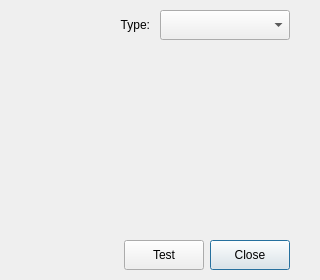
<?xml version="1.0" encoding="UTF-8"?>
<ui version="4.0">
 <class>CommCfger</class>
 <widget class="QDialog" name="CommCfger">
  <property name="geometry">
   <rect>
    <x>0</x>
    <y>0</y>
    <width>320</width>
    <height>280</height>
   </rect>
  </property>
  <property name="windowTitle">
   <string>Communication</string>
  </property>
  <widget class="QLabel" name="typesTag">
   <property name="geometry">
    <rect>
     <x>100</x>
     <y>10</y>
     <width>50</width>
     <height>30</height>
    </rect>
   </property>
   <property name="sizePolicy">
    <sizepolicy hsizetype="Preferred" vsizetype="Fixed">
     <horstretch>0</horstretch>
     <verstretch>0</verstretch>
    </sizepolicy>
   </property>
   <property name="minimumSize">
    <size>
     <width>30</width>
     <height>30</height>
    </size>
   </property>
   <property name="text">
    <string>Type:</string>
   </property>
   <property name="alignment">
    <set>Qt::AlignRight|Qt::AlignTrailing|Qt::AlignVCenter</set>
   </property>
  </widget>
  <widget class="QComboBox" name="types">
   <property name="geometry">
    <rect>
     <x>160</x>
     <y>10</y>
     <width>130</width>
     <height>30</height>
    </rect>
   </property>
   <property name="minimumSize">
    <size>
     <width>130</width>
     <height>30</height>
    </size>
   </property>
  </widget>
  <widget class="QPushButton" name="close">
   <property name="geometry">
    <rect>
     <x>210</x>
     <y>240</y>
     <width>80</width>
     <height>30</height>
    </rect>
   </property>
   <property name="minimumSize">
    <size>
     <width>0</width>
     <height>30</height>
    </size>
   </property>
   <property name="text">
    <string>Close</string>
   </property>
  </widget>
  <widget class="QPushButton" name="test">
   <property name="geometry">
    <rect>
     <x>124</x>
     <y>240</y>
     <width>80</width>
     <height>30</height>
    </rect>
   </property>
   <property name="minimumSize">
    <size>
     <width>0</width>
     <height>30</height>
    </size>
   </property>
   <property name="text">
    <string>Test</string>
   </property>
  </widget>
  <widget class="QLabel" name="result">
   <property name="geometry">
    <rect>
     <x>20</x>
     <y>240</y>
     <width>91</width>
     <height>30</height>
    </rect>
   </property>
   <property name="sizePolicy">
    <sizepolicy hsizetype="Preferred" vsizetype="Fixed">
     <horstretch>0</horstretch>
     <verstretch>0</verstretch>
    </sizepolicy>
   </property>
   <property name="minimumSize">
    <size>
     <width>30</width>
     <height>30</height>
    </size>
   </property>
   <property name="text">
    <string/>
   </property>
   <property name="alignment">
    <set>Qt::AlignCenter</set>
   </property>
  </widget>
 </widget>
 <resources/>
 <connections/>
</ui>
